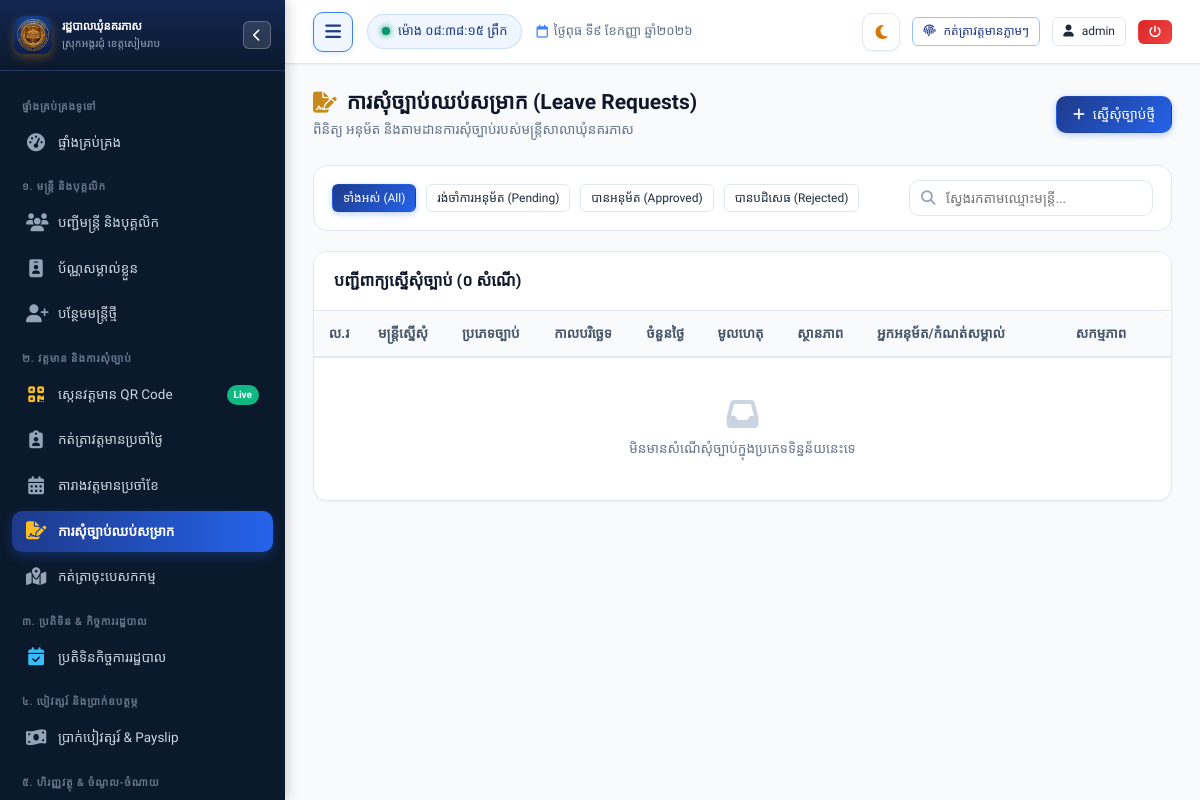
The page /leave (signed in) on the database as committed earlier.
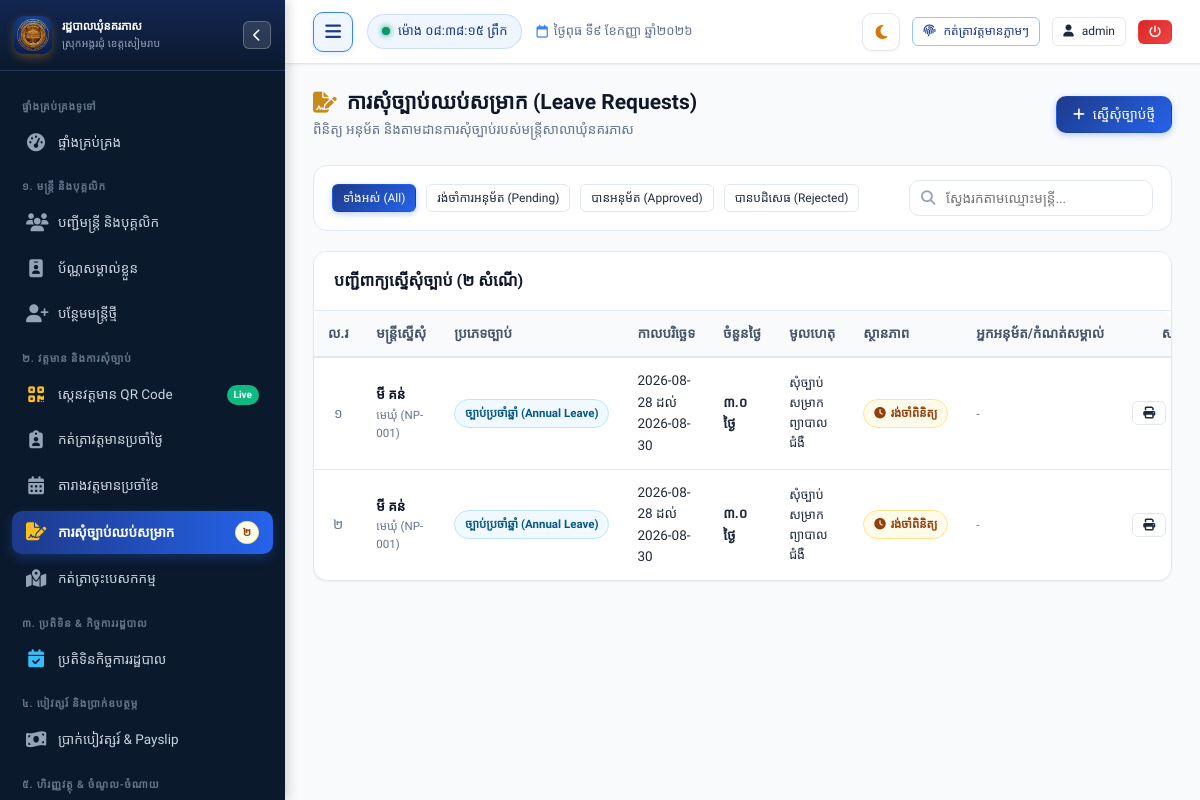
The same page on the database as committed later.
### tables this page shows
CREATE TABLE leave_requests (
        id INTEGER PRIMARY KEY AUTOINCREMENT,
        staff_id INTEGER NOT NULL,
        leave_type TEXT NOT NULL, -- 'annual', 'sick', 'personal', 'maternity', 'special'
        start_date TEXT NOT NULL,
        end_date TEXT NOT NULL,
        total_days REAL NOT NULL DEFAULT 1,
        reason TEXT NOT NULL,
        attachment TEXT,
        status TEXT DEFAULT 'pending', -- 'pending', 'approved', 'rejected'
        approved_by INTEGER,
        approval_remarks TEXT,
        approved_at TIMESTAMP,
        created_at TIMESTAMP DEFAULT CURRENT_TIMESTAMP,
        FOREIGN KEY (staff_id) REFERENCES staff (id) ON DELETE CASCADE
    );

CREATE TABLE staff (
        id INTEGER PRIMARY KEY AUTOINCREMENT,
        officer_code TEXT UNIQUE NOT NULL,
        name_kh TEXT NOT NULL,
        name_en TEXT NOT NULL,
        gender TEXT NOT NULL, -- 'ប្រុស', 'ស្រី'
        dob TEXT NOT NULL,
        national_id TEXT,
        phone TEXT,
        email TEXT,
        village TEXT NOT NULL,
        commune TEXT DEFAULT 'នគរភាស',
        district TEXT DEFAULT 'វ៉ារិន',
        province TEXT DEFAULT 'សៀមរាប',
        address TEXT,
        category TEXT NOT NULL, -- 'council', 'clerk', 'contract', 'village'
        position_title_kh TEXT NOT NULL,
        position_title_en TEXT,
        cadre_level TEXT, -- កម្រិតក្របខណ្ឌ
        appointment_date TEXT,
        contract_end_date TEXT,
        base_salary REAL DEFAULT 0,
        position_allowance REAL DEFAULT 0,
        family_allowance REAL DEFAULT 0,
        education_level TEXT,
        photo TEXT,
        status TEXT DEFAULT 'active', -- 'active', 'resigned', 'retired', 'suspended'
        emergency_contact TEXT,
        notes TEXT,
        created_at TIMESTAMP DEFAULT CURRENT_TIMESTAMP,
        updated_at TIMESTAMP DEFAULT CURRENT_TIMESTAMP
    );

### app.py (the view)
@app.route("/leave")
@login_required
def leave_list():
    status_filter = request.args.get("status", "all")
    conn = get_db()
    cursor = conn.cursor()
    query = """
        SELECT l.*, s.officer_code, s.name_kh, s.position_title_kh, s.category,
               u.full_name as approver_name
        FROM leave_requests l
        JOIN staff s ON l.staff_id = s.id
        LEFT JOIN users u ON l.approved_by = u.id
        WHERE 1=1
    """
    params = []
    if session.get("role") == "staff":
        query += " AND l.staff_id = ?"
        params.append(session.get("staff_id", 0))
    if status_filter in ["pending", "approved", "rejected"]:
        query += " AND l.status = ?"
        params.append(status_filter)
    query += " ORDER BY l.created_at DESC"
    cursor.execute(query, params)
    leave_requests = cursor.fetchall()
    conn.close()
    return render_template(
        "leave/list.html",
        leave_requests=leave_requests,
        status_filter=status_filter
    )

### app.py (called while the page is built, shortened)
@app.teardown_appcontext
def teardown_db(exception=None):
    close_db_connection(exception)

@app.after_request
def add_cache_headers(response):
    if request.path.startswith('/static/css') or request.path.startswith('/static/js'):
        response.headers['Cache-Control'] = 'no-cache, must-revalidate'
    elif request.path.startswith('/static') or request.path == '/favicon.ico':
        response.headers['Cache-Control'] = 'public, max-age=86400'
    return response

@app.before_request
def ensure_database_ready():
    if request.path.startswith('/static') or request.path == '/favicon.ico':
        return

@app.template_filter("kh_num")
def kh_num_filter(val):
    return to_khmer_num(val)

### database.py (called while the page is built, shortened)
def _raw_create_connection():
    conn = sqlite3.connect(DB_PATH)
    conn.row_factory = sqlite3.Row
    conn.execute("PRAGMA foreign_keys = ON")
    conn.execute("PRAGMA journal_mode = WAL")
    conn.execute("PRAGMA synchronous = NORMAL")
    conn.execute("PRAGMA cache_size = -64000")
    return SqliteConnectionWrapper(conn)

def get_db():
    global _DB_SCHEMA_INITIALIZED
    conn = None
    try:
        from flask import g, has_request_context
        if has_request_context():
            if not hasattr(g, 'db') or g.db is None:
                g.db = _raw_create_connection()
            conn = g.db
    except ImportError:
        pass
    if conn is None:
        conn = _raw_create_connection()
    if not _DB_SCHEMA_INITIALIZED:
        _DB_SCHEMA_INITIALIZED = True
        try:
            init_db(conn)
        except Exception as e:
            print(f"[Auto Schema Init Notice] {e}")
    return conn

def close_db_connection(e=None):
    try:
        from flask import g, has_request_context
        if has_request_context():
            db = getattr(g, 'db', None)
            if db is not None:
                g.db = None
                db._real_close()
    except ImportError:
        pass

    def cursor(self):
        return self._conn.cursor()

    def close(self):
        try:
            from flask import g, has_request_context
            if has_request_context() and getattr(g, 'db', None) is self:
                return
        except ImportError:
            pass
        self._real_close()

### templates/leave/list.html (shortened to what this page needs)
{% extends "base.html" %}
{% block content %}
<div class="page-header">
  <div class="page-header-title">
    <h1>
      <i class="fa-solid fa-file-signature text-gold"></i>
      <span>ការសុំច្បាប់ឈប់សម្រាក (Leave Requests)</span>
    </h1>
    <p>ពិនិត្យ អនុម័ត និងតាមដានការសុំច្បាប់របស់មន្ត្រីសាលាឃុំនគរភាស</p>
  </div>
  <div class="page-actions">
    <a href="{{ url_for('leave_request_create') }}" class="btn btn-primary">
      <i class="fa-solid fa-plus"></i>
      <span>ស្នើសុំច្បាប់ថ្មី</span>
    </a>
  </div>
</div>
<div class="filter-toolbar">
  <div class="filter-group">
    <a href="{{ url_for('leave_list', status='all') }}" class="btn btn-sm {% if status_filter == 'all' %}btn-primary{% else %}btn-outline{% endif %}">
      ទាំងអស់ (All)
    </a>
    <a href="{{ url_for('leave_list', status='pending') }}" class="btn btn-sm {% if status_filter == 'pending' %}btn-warning{% else %}btn-outline{% endif %}">
      រង់ចាំការអនុម័ត (Pending)
    </a>
    <a href="{{ url_for('leave_list', status='approved') }}" class="btn btn-sm {% if status_filter == 'approved' %}btn-success{% else %}btn-outline{% endif %}">
      បានអនុម័ត (Approved)
    </a>
    <a href="{{ url_for('leave_list', status='rejected') }}" class="btn btn-sm {% if status_filter == 'rejected' %}btn-danger{% else %}btn-outline{% endif %}">
      បានបដិសេធ (Rejected)
    </a>
  </div>
  <div class="search-input-wrapper">
    <i class="fa-solid fa-magnifying-glass search-icon"></i>
    <input type="text" id="table-client-search" class="form-control" placeholder="ស្វែងរកតាមឈ្មោះមន្ត្រី...">
  </div>
</div>
<div class="card">
  <div class="card-header">
    <div class="card-title">
      <span>បញ្ជីពាក្យស្នើសុំច្បាប់ ({{ leave_requests | length | kh_num }} សំណើ)</span>
    </div>
  </div>
  <div class="card-body" style="padding: 0;">
    <div class="table-responsive">
      <table class="custom-table filterable-table">
        <thead>
          <tr>
            <th style="width: 50px; text-align: center;">ល.រ</th>
            <th>មន្ត្រីស្នើសុំ</th>
            <th>ប្រភេទច្បាប់</th>
            <th>កាលបរិច្ឆេទ</th>
            <th>ចំនួនថ្ងៃ</th>
            <th>មូលហេតុ</th>
            <th>ស្ថានភាព</th>
            <th>អ្នកអនុម័ត/កំណត់សម្គាល់</th>
            <th style="text-align: center; width: 140px;">សកម្មភាព</th>
          </tr>
        </thead>
        <tbody>
          {% for l in leave_requests %}
          <tr>
            <td style="text-align: center; color: var(--text-muted);">{{ loop.index | kh_num }}</td>
            <td>
              <div style="font-weight: 600; color: var(--primary-dark);">{{ l.name_kh }}</div>
              <div style="font-size: 11.5px; color: var(--text-muted);">{{ l.position_title_kh }} ({{ l.officer_code }})</div>
            </td>
            <td>
              <span class="badge badge-info">{{ LEAVE_TYPES.get(l.leave_type, l.leave_type) }}</span>
            </td>
            <td>
              <div>{{ l.start_date }} ដល់ {{ l.end_date }}</div>
            </td>
            <td><strong>{{ l.total_days | kh_num }} ថ្ងៃ</strong></td>
            <td>
              <div style="max-width: 250px; white-space: normal; font-size: 12.5px;">{{ l.reason }}</div>
            </td>
            <td>
              {% if l.status == 'approved' %}
              <span class="badge badge-success"><i class="fa-solid fa-check"></i> បានអនុម័ត</span>
              {% elif l.status == 'rejected' %}
              <span class="badge badge-danger"><i class="fa-solid fa-xmark"></i> បានបដិសេធ</span>
              {% else %}
              <span class="badge badge-warning"><i class="fa-solid fa-clock"></i> រង់ចាំពិនិត្យ</span>
              {% endif %}
            </td>
            <td>
              {% if l.approver_name %}
              <div style="font-size: 12px; font-weight: 600;">{{ l.approver_name }}</div>
              <div style="font-size: 11px; color: var(--text-muted);">{{ l.approval_remarks or '-' }}</div>
              {% else %}
              <span style="color: var(--text-muted); font-size: 12px;">-</span>
              {% endif %}
            </td>
            <td style="text-align: center;">
              <div style="display: flex; justify-content: center; gap: 6px;">
                <a href="{{ url_for('leave_print_slip', leave_id=l.id) }}" target="_blank" class="btn btn-sm btn-outline" title="បោះពុម្ពលិខិតអនុញ្ញាតច្បាប់">
                  <i class="fa-solid fa-print"></i>
                </a>
              </div>
            </td>
          </tr>
          {% else %}
          <tr>
            <td colspan="9" style="text-align: center; padding: 40px; color: var(--text-muted);">
              <i class="fa-solid fa-inbox" style="font-size: 32px; color: #cbd5e1; margin-bottom: 8px;"></i>
              <p>មិនមានសំណើសុំច្បាប់ក្នុងប្រភេទទិន្នន័យនេះទេ</p>
            </td>
          </tr>
          {% endfor %}
        </tbody>
      </table>
    </div>
  </div>
</div>
{% endblock %}

### templates/base.html (shortened to what this page needs)
<!DOCTYPE html>
<html lang="km">
<head>
  <link rel="stylesheet" href="https://cdnjs.cloudflare.com/ajax/libs/font-awesome/6.5.1/css/all.min.css">
  <link rel="stylesheet" href="{{ url_for('static', filename='css/style.css') }}?v=20260901-v2">
</head>
<body>
  <div class="app-container">
    <aside id="app-sidebar" class="sidebar">
      <div class="sidebar-header">
        <div class="sidebar-logo-icon" style="background: transparent; overflow: hidden; padding: 0;">
          <img src="{{ url_for('static', filename='img/app-icon.png') }}" alt="Logo" style="width: 100%; height: 100%; object-fit: cover; border-radius: 8px;">
        </div>
        <div class="sidebar-title-box">
          <h3>រដ្ឋបាលឃុំនគរភាស</h3>
          <p>ស្រុកអង្គរជុំ ខេត្តសៀមរាប</p>
        </div>
        <button type="button" id="sidebar-close-btn" class="sidebar-header-hide-btn" aria-label="លាក់ម៉ឺនុយ"
          title="លាក់/បិទផ្ទាំងម៉ឺនុយ (Hide Sidebar)">
          <i class="fa-solid fa-chevron-left"></i>
        </button>
      </div>
      <div class="sidebar-menu">
        <div class="menu-category">ផ្ទាំងគ្រប់គ្រងទូទៅ</div>
        <a href="{{ url_for('dashboard') }}"
          class="nav-link {% if request.path == '/' or request.path == '/dashboard' %}active{% endif %}">
          <i class="fa-solid fa-gauge-high"></i>
          <span>ផ្ទាំងគ្រប់គ្រង</span>
        </a>
        <div class="menu-category">១. មន្ត្រី និងបុគ្គលិក</div>
        <a href="{{ url_for('staff_list') }}" class="nav-link {% if request.path == '/staff' %}active{% endif %}">
          <i class="fa-solid fa-users"></i>
          <span>បញ្ជីមន្ត្រី និងបុគ្គលិក</span>
        </a>
        <a href="{{ url_for('staff_id_cards_batch') }}"
          class="nav-link {% if request.path == '/staff/id-cards' or '/id-card' in request.path %}active{% endif %}">
          <i class="fa-solid fa-id-badge"></i>
          <span>ប័ណ្ណសម្គាល់ខ្លួន</span>
        </a>
        {% if session.role in ['admin', 'clerk'] %}
        <a href="{{ url_for('staff_create') }}" class="nav-link {% if request.path == '/staff/new' %}active{% endif %}">
          <i class="fa-solid fa-user-plus"></i>
          <span>បន្ថែមមន្ត្រីថ្មី</span>
        </a>
        {% endif %}
        <div class="menu-category">២. វត្តមាន និងការសុំច្បាប់</div>
        <a href="{{ url_for('attendance_scan') }}"
          class="nav-link {% if request.path == '/attendance/scan' %}active{% endif %}">
          <i class="fa-solid fa-qrcode" style="color: #fbbf24;"></i>
          <span>ស្កេនវត្តមាន QR Code</span>
          <span class="nav-badge" style="background: #10b981; color: #ffffff; font-size: 10px;">Live</span>
        </a>
        <a href="{{ url_for('attendance_daily') }}"
          class="nav-link {% if request.path == '/attendance/daily' %}active{% endif %}">
          <i class="fa-solid fa-clipboard-user"></i>
          <span>កត់ត្រាវត្តមានប្រចាំថ្ងៃ</span>
        </a>
        <a href="{{ url_for('attendance_monthly') }}"
          class="nav-link {% if request.path == '/attendance/monthly' %}active{% endif %}">
          <i class="fa-solid fa-calendar-days"></i>
          <span>តារាងវត្តមានប្រចាំខែ</span>
        </a>
        <a href="{{ url_for('leave_list') }}"
          class="nav-link {% if request.path.startswith('/leave') %}active{% endif %}">
          <i class="fa-solid fa-file-signature"></i>
          <span>ការសុំច្បាប់ឈប់សម្រាក</span>
          {% if pending_leaves_count > 0 %}
          <span class="nav-badge badge-warning">{{ pending_leaves_count | kh_num }}</span>
          {% endif %}
        </a>
        <a href="{{ url_for('mission_list') }}"
          class="nav-link {% if request.path.startswith('/missions') %}active{% endif %}">
          <i class="fa-solid fa-map-location-dot"></i>
          <span>កត់ត្រាចុះបេសកកម្ម</span>
        </a>
        <div class="menu-category">៣. ប្រតិទិន & កិច្ចការរដ្ឋបាល</div>
        <a href="{{ url_for('calendar_index') }}"
          class="nav-link {% if request.path.startswith('/calendar') %}active{% endif %}">
          <i class="fa-solid fa-calendar-check" style="color: #38bdf8;"></i>
          <span>ប្រតិទិនកិច្ចការរដ្ឋបាល</span>
        </a>
        <div class="menu-category">៤. បៀវត្សរ៍ និងប្រាក់ឧបត្ថម្ភ</div>
        <a href="{{ url_for('payroll_list') }}"
          class="nav-link {% if request.path.startswith('/payroll') %}active{% endif %}">
          <i class="fa-solid fa-money-bill-wave"></i>
          <span>ប្រាក់បៀវត្សរ៍ & Payslip</span>
        </a>
        <div class="menu-category">៥. ហិរញ្ញវត្ថុ & ចំណូល-ចំណាយ</div>
      </div>
    </aside>
    <div class="main-wrapper">
      <header class="topbar">
        <div class="topbar-left">
          <button type="button" id="sidebar-toggle-btn" class="sidebar-toggle-btn" aria-label="លាក់/បង្ហាញម៉ឺនុយ"
            title="លាក់/បង្ហាញម៉ឺនុយ (Toggle Sidebar)">
            <i class="fa-solid fa-bars"></i>
          </button>
          <div class="live-clock-badge">
            <span class="dot"></span>
            <span id="live-time-display">កំពុងផ្ទុកម៉ោង...</span>
          </div>
          <span class="topbar-date-display">
            <i class="fa-regular fa-calendar"></i>
            <span class="date-text">{{ today_khmer }}</span>
          </span>
        </div>
        <div class="topbar-right">
          <button type="button" id="theme-toggle-btn" class="theme-toggle-btn" aria-label="ប្តូរពណ៌ Theme"
            title="ប្តូរពន្លឺ Theme (Light / Dark Mode)">
            <i class="fa-solid fa-moon" id="theme-toggle-icon"></i>
          </button>
          <button id="btn-quick-checkin" onclick="handleQuickCheckin()" class="btn btn-sm btn-outline-primary"
            title="កត់ត្រាវត្តមានចូល/ចេញថ្ងៃនេះ">
            <i class="fa-solid fa-fingerprint"></i>
            <span class="btn-text">កត់ត្រាវត្តមានភ្លាមៗ</span>
          </button>
          <a href="{{ url_for('user_profile') }}" class="btn btn-sm btn-outline user-profile-btn" title="គណនីរបស់ខ្ញុំ">
            <i class="fa-solid fa-user"></i>
            <span class="user-name-text">{{ session.username }}</span>
          </a>
          <a href="{{ url_for('logout') }}" class="btn btn-sm btn-danger logout-btn" title="ចាកចេញពីប្រព័ន្ធ">
            <i class="fa-solid fa-power-off"></i>
          </a>
        </div>
      </header>
      <main class="page-content">
        {% block content %}{% endblock %}
      </main>
    </div>
  </div>
</body>
</html>

Rows that differ between the two databases and show on the page:
added leave_requests: name_kh "មី គន់", position_title_kh "មេឃុំ", officer_code "NP-001", get "ច្បាប់ប្រចាំឆ្នាំ (Annual Leave)", start_date "2026-08-28", end_date "2026-08-30", total_days|kh_num "៣.០", reason "សុំច្បាប់សម្រាកព្យាបាលជំងឺ", status "pending" (drawn)
added leave_requests: name_kh "មី គន់", position_title_kh "មេឃុំ", officer_code "NP-001", get "ច្បាប់ប្រចាំឆ្នាំ (Annual Leave)", start_date "2026-08-28", end_date "2026-08-30", total_days|kh_num "៣.០", reason "សុំច្បាប់សម្រាកព្យាបាលជំងឺ", status "pending" (drawn)
Other text that changed with them:
{{ pending_leaves_count | kh_num }}: (not shown) → "២"
{{ leave_requests | length | kh_num }}: "០" → "២"
text no longer shown: "មិនមានសំណើសុំច្បាប់ក្នុងប្រភេទទិន្នន័យនេះទេ"
